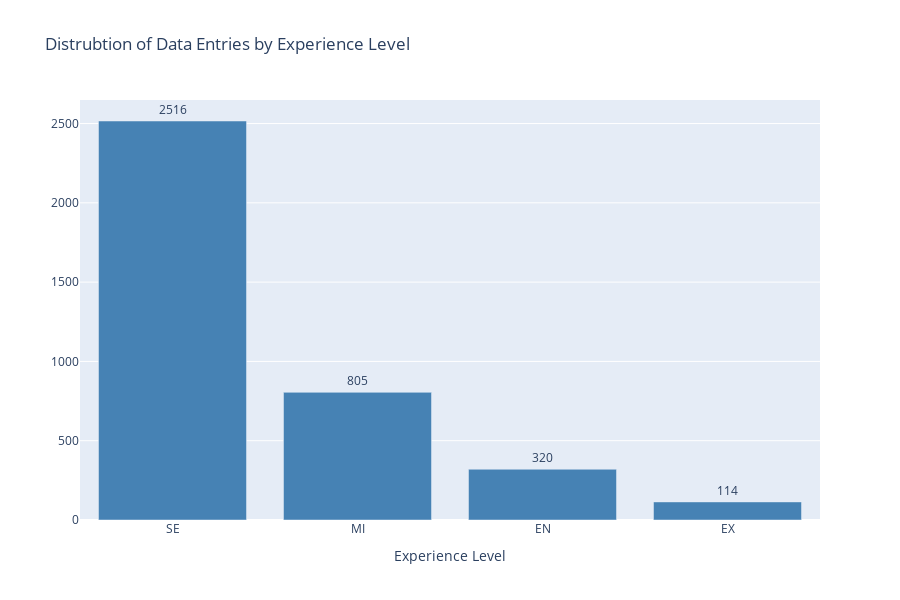

The notebook cell saved with this chart:
### Code cell
# Creating a bar graph to examine distribution by experience level
data_value2 = df.experience_level.value_counts()

# Create bar graph
bar_fig2 = go.Figure(data = go.Bar(
    x = data_value2.index,
    y = data_value2.values,
    text = data_value2.values,
    textposition = 'outside',
    marker = dict(color = 'steelblue') 
    )
)

# Update layout
bar_fig2.update_layout(
    title = "Distrubtion of Data Entries by Experience Level",
    xaxis_title = "Experience Level",
    height = 600
)

# Show plot
bar_fig2.show()

### Figure 1 — Plotly figure (JSON) as saved in the notebook; plotly's stock layout.template omitted (floating-point values rounded to 4 significant figures)
{"data": [{"marker": {"color": "steelblue"}, "text": [2516, 805, 320, 114], "textposition": "outside", "type": "bar", "x": ["SE", "MI", "EN", "EX"], "y": [2516, 805, 320, 114]}], "layout": {"height": 600, "title": {"text": "Distrubtion of Data Entries by Experience Level"}, "xaxis": {"title": {"text": "Experience Level"}}}}
